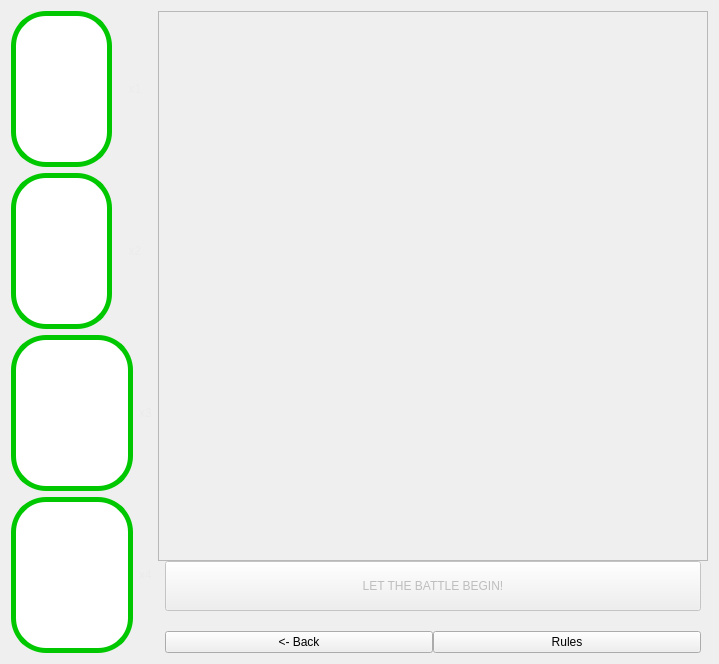
      <widget class="QWidget" name="page_SinglePlayerPrep">
       <property name="styleSheet">
        <string notr="true"/>
       </property>
       <layout class="QVBoxLayout" name="verticalLayout_13">
        <item>
         <layout class="QHBoxLayout" name="horizontalLayout_13" stretch="1,2">
          <item>
           <layout class="QVBoxLayout" name="verticalLayout_11">
            <item>
             <layout class="QHBoxLayout" name="horizontalLayout_9">
              <item>
               <widget class="QPushButton" name="pushButton_SinglePlayerPrep_Carrier">
                <property name="sizePolicy">
                 <sizepolicy hsizetype="Minimum" vsizetype="Expanding">
                  <horstretch>3</horstretch>
                  <verstretch>0</verstretch>
                 </sizepolicy>
                </property>
                <property name="cursor">
                 <cursorShape>PointingHandCursor</cursorShape>
                </property>
                <property name="styleSheet">
                 <string notr="true">QPushButton {
	image: url(:/new/prefix1/res/carrier_side.jpg);
    background-color: rgb(255, 255, 255);
    border: 5px solid rgb(0,200,0);
    border-radius: 35;
    padding: 10 ;
}

QPushButton:hover {
	padding: 15 ;
    border-color: rgb(30, 144, 255);
}

QPushButton:pressed {
	padding: 20 ;
    border-color: rgb(30, 120, 230);
}</string>
                </property>
                <property name="text">
                 <string/>
                </property>
               </widget>
              </item>
              <item>
               <widget class="QLabel" name="label_SinglePlayerPrep_Carrier">
                <property name="sizePolicy">
                 <sizepolicy hsizetype="Expanding" vsizetype="Preferred">
                  <horstretch>1</horstretch>
                  <verstretch>0</verstretch>
                 </sizepolicy>
                </property>
                <property name="styleSheet">
                 <string notr="true">color: rgb(235, 235, 235);
font: 700 18pt &quot;Consolas&quot;;</string>
                </property>
                <property name="text">
                 <string>x1</string>
                </property>
                <property name="alignment">
                 <set>Qt::AlignCenter</set>
                </property>
               </widget>
              </item>
             </layout>
            </item>
            <item>
             <layout class="QHBoxLayout" name="horizontalLayout_10">
              <item>
               <widget class="QPushButton" name="pushButton_SinglePlayerPrep_Cruiser">
                <property name="sizePolicy">
                 <sizepolicy hsizetype="Minimum" vsizetype="Expanding">
                  <horstretch>3</horstretch>
                  <verstretch>0</verstretch>
                 </sizepolicy>
                </property>
                <property name="cursor">
                 <cursorShape>PointingHandCursor</cursorShape>
                </property>
                <property name="styleSheet">
                 <string notr="true">QPushButton {
	image: url(:/new/prefix1/res/cruiser_side.jpg);
    background-color: rgb(255, 255, 255);
    border: 5px solid rgb(0,200,0);
    border-radius: 35;
    padding: 20 ;
}

QPushButton:hover {
	padding: 25 ;
    border-color: rgb(30, 144, 255);
}

QPushButton:pressed {
	padding: 30 ;
    border-color: rgb(30, 120, 230);
}</string>
                </property>
                <property name="text">
                 <string/>
                </property>
               </widget>
              </item>
              <item>
               <widget class="QLabel" name="label_SinglePlayerPrep_Cruiser">
                <property name="sizePolicy">
                 <sizepolicy hsizetype="Expanding" vsizetype="Preferred">
                  <horstretch>1</horstretch>
                  <verstretch>0</verstretch>
                 </sizepolicy>
                </property>
                <property name="styleSheet">
                 <string notr="true">color: rgb(235, 235, 235);
font: 700 18pt &quot;Consolas&quot;;</string>
                </property>
                <property name="text">
                 <string>x2</string>
                </property>
                <property name="alignment">
                 <set>Qt::AlignCenter</set>
                </property>
               </widget>
              </item>
             </layout>
            </item>
            <item>
             <layout class="QHBoxLayout" name="horizontalLayout_11">
              <item>
               <widget class="QPushButton" name="pushButton_SinglePlayerPrep_Submarine">
                <property name="sizePolicy">
                 <sizepolicy hsizetype="Minimum" vsizetype="Expanding">
                  <horstretch>3</horstretch>
                  <verstretch>0</verstretch>
                 </sizepolicy>
                </property>
                <property name="cursor">
                 <cursorShape>PointingHandCursor</cursorShape>
                </property>
                <property name="styleSheet">
                 <string notr="true">QPushButton {
	image: url(:/new/prefix1/res/submarine_side.jpg);
    background-color: rgb(255, 255, 255);
    border: 5px solid rgb(0,200,0);
    border-radius: 35;
    padding: 40 ;
}

QPushButton:hover {
	padding: 45 ;
    border-color: rgb(30, 144, 255);
}

QPushButton:pressed {
	padding: 50 ;
    border-color: rgb(30, 120, 230);
}</string>
                </property>
                <property name="text">
                 <string/>
                </property>
               </widget>
              </item>
              <item>
               <widget class="QLabel" name="label_SinglePlayerPrep_Submarine">
                <property name="sizePolicy">
                 <sizepolicy hsizetype="Expanding" vsizetype="Preferred">
                  <horstretch>1</horstretch>
                  <verstretch>0</verstretch>
                 </sizepolicy>
                </property>
                <property name="styleSheet">
                 <string notr="true">color: rgb(235, 235, 235);
font: 700 18pt &quot;Consolas&quot;;</string>
                </property>
                <property name="text">
                 <string>x3</string>
                </property>
                <property name="alignment">
                 <set>Qt::AlignCenter</set>
                </property>
               </widget>
              </item>
             </layout>
            </item>
            <item>
             <layout class="QHBoxLayout" name="horizontalLayout_12">
              <item>
               <widget class="QPushButton" name="pushButton_SinglePlayerPrep_Boat">
                <property name="sizePolicy">
                 <sizepolicy hsizetype="Minimum" vsizetype="Expanding">
                  <horstretch>3</horstretch>
                  <verstretch>0</verstretch>
                 </sizepolicy>
                </property>
                <property name="cursor">
                 <cursorShape>PointingHandCursor</cursorShape>
                </property>
                <property name="styleSheet">
                 <string notr="true">QPushButton {
	image: url(:/new/prefix1/res/boat_side.jpg);
    background-color: rgb(255, 255, 255);
    border: 5px solid rgb(0,200,0);
    border-radius: 35;
    padding: 40 ;
}

QPushButton:hover {
	padding: 45 ;
    border-color: rgb(30, 144, 255);
}

QPushButton:pressed {
	padding: 50 ;
    border-color: rgb(30, 120, 230);
}</string>
                </property>
                <property name="text">
                 <string/>
                </property>
               </widget>
              </item>
              <item>
               <widget class="QLabel" name="label_SinglePlayerPrep_Boat">
                <property name="sizePolicy">
                 <sizepolicy hsizetype="Expanding" vsizetype="Preferred">
                  <horstretch>1</horstretch>
                  <verstretch>0</verstretch>
                 </sizepolicy>
                </property>
                <property name="styleSheet">
                 <string notr="true">color: rgb(235, 235, 235);
font: 700 18pt &quot;Consolas&quot;;</string>
                </property>
                <property name="text">
                 <string>x4</string>
                </property>
                <property name="alignment">
                 <set>Qt::AlignCenter</set>
                </property>
               </widget>
              </item>
             </layout>
            </item>
           </layout>
          </item>
          <item>
           <layout class="QVBoxLayout" name="verticalLayout_12">
            <property name="spacing">
             <number>0</number>
            </property>
            <item alignment="Qt::AlignHCenter|Qt::AlignVCenter">
             <widget class="QFrame" name="frame_SinglePlayerPrep">
              <property name="sizePolicy">
               <sizepolicy hsizetype="Maximum" vsizetype="Maximum">
                <horstretch>0</horstretch>
                <verstretch>0</verstretch>
               </sizepolicy>
              </property>
              <property name="minimumSize">
               <size>
                <width>550</width>
                <height>550</height>
               </size>
              </property>
              <property name="maximumSize">
               <size>
                <width>550</width>
                <height>550</height>
               </size>
              </property>
              <property name="frameShape">
               <enum>QFrame::StyledPanel</enum>
              </property>
              <property name="frameShadow">
               <enum>QFrame::Raised</enum>
              </property>
             </widget>
            </item>
            <item>
             <layout class="QGridLayout" name="gridLayout" rowstretch="0,0,0">
              <property name="sizeConstraint">
               <enum>QLayout::SetDefaultConstraint</enum>
              </property>
              <property name="leftMargin">
               <number>7</number>
              </property>
              <property name="topMargin">
               <number>0</number>
              </property>
              <property name="rightMargin">
               <number>7</number>
              </property>
              <property name="bottomMargin">
               <number>0</number>
              </property>
              <item row="1" column="0" colspan="2">
               <spacer name="verticalSpacer_8">
                <property name="orientation">
                 <enum>Qt::Vertical</enum>
                </property>
                <property name="sizeType">
                 <enum>QSizePolicy::Fixed</enum>
                </property>
                <property name="sizeHint" stdset="0">
                 <size>
                  <width>20</width>
                  <height>20</height>
                 </size>
                </property>
               </spacer>
              </item>
              <item row="0" column="0" colspan="2">
               <widget class="QPushButton" name="pushButton_SinglePlayerPrep_Start">
                <property name="enabled">
                 <bool>false</bool>
                </property>
                <property name="sizePolicy">
                 <sizepolicy hsizetype="Minimum" vsizetype="Maximum">
                  <horstretch>0</horstretch>
                  <verstretch>0</verstretch>
                 </sizepolicy>
                </property>
                <property name="minimumSize">
                 <size>
                  <width>0</width>
                  <height>50</height>
                 </size>
                </property>
                <property name="maximumSize">
                 <size>
                  <width>16777215</width>
                  <height>60</height>
                 </size>
                </property>
                <property name="cursor">
                 <cursorShape>ArrowCursor</cursorShape>
                </property>
                <property name="styleSheet">
                 <string notr="true"/>
                </property>
                <property name="text">
                 <string>LET THE BATTLE BEGIN!</string>
                </property>
                <property name="default">
                 <bool>false</bool>
                </property>
                <property name="flat">
                 <bool>false</bool>
                </property>
               </widget>
              </item>
              <item row="2" column="0">
               <widget class="QPushButton" name="pushButton_SinglePlayerPrep_Back">
                <property name="sizePolicy">
                 <sizepolicy hsizetype="Minimum" vsizetype="Maximum">
                  <horstretch>0</horstretch>
                  <verstretch>0</verstretch>
                 </sizepolicy>
                </property>
                <property name="maximumSize">
                 <size>
                  <width>16777215</width>
                  <height>60</height>
                 </size>
                </property>
                <property name="styleSheet">
                 <string notr="true"/>
                </property>
                <property name="text">
                 <string>&lt;- Back</string>
                </property>
               </widget>
              </item>
              <item row="2" column="1">
               <widget class="QPushButton" name="pushButton_SinglePlayerPrep_Rules">
                <property name="sizePolicy">
                 <sizepolicy hsizetype="Minimum" vsizetype="Maximum">
                  <horstretch>0</horstretch>
                  <verstretch>0</verstretch>
                 </sizepolicy>
                </property>
                <property name="maximumSize">
                 <size>
                  <width>16777215</width>
                  <height>60</height>
                 </size>
                </property>
                <property name="styleSheet">
                 <string notr="true"/>
                </property>
                <property name="text">
                 <string>Rules</string>
                </property>
               </widget>
              </item>
             </layout>
            </item>
           </layout>
          </item>
         </layout>
        </item>
       </layout>
      </widget>
